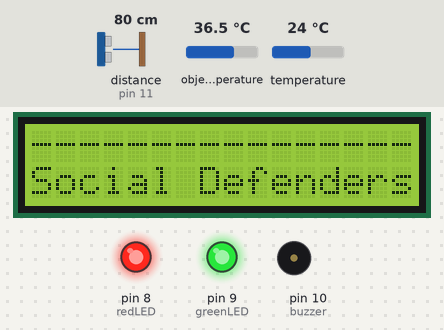
This sketch was run on a simulated Arduino Uno, built with avr-gcc and run on an emulated ATmega328P. Shown: 16×2 character LCD, output pins drawn as LEDs (lit = HIGH), buzzer (waves = sounding). Wiring (inferred from the names in the program): ultrasonic range finder: trigger pin 12; echo pin 11. Inputs (shaded band) come from the test bench; at power-on: distance to the obstacle (sensor on pin 11) 80 cm, object temperature 36.5 °C, temperature 24 °C. The echo pulse lasts 58.3 µs per cm; pins used as bus, display or sensor lines are not drawn; what the sketch prints to the serial monitor is not drawn.

Above: at 3.4 s.
5.6 s: distance to the obstacle (sensor on pin 11) set to 6 cm
7.6 s: distance to the obstacle (sensor on pin 11) set to 3 cm
At 9.4 s:
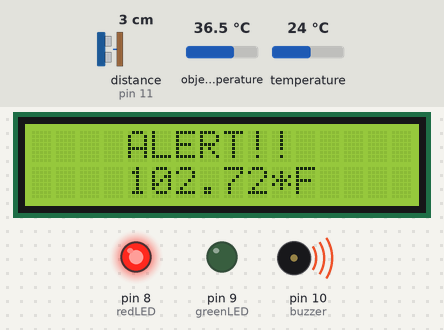
At 16.6 s:
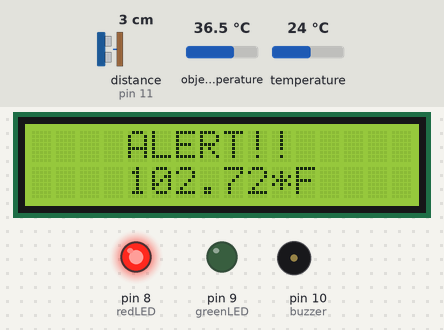
Timing chart, 0 to 29.0 s (numbered marks = the images above; inputs shaded):
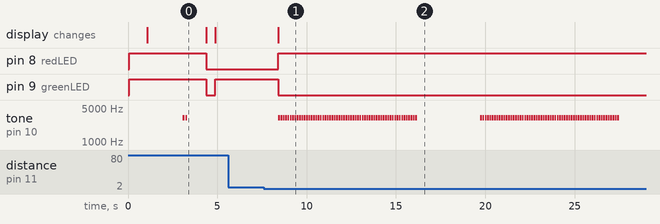

Measured:
- the behaviour switches between 5 and 4 cm on distance to the obstacle (sensor on pin 11) (found by bisection; images 0 and 1)
- after the input at 5.6 s, every drawn part: stays the same
- after the input at 7.6 s, pin 8 (redLED): LOW → HIGH after 0.81 s; pin 9 (greenLED): HIGH → LOW after 0.81 s; tone on pin 10 (buzzer): goes 59 × (3125 Hz 0.10 s, silent 0.03 s), 3125 Hz 0.10 s, silent 3.5 s, 59 × (3125 Hz 0.10 s, silent 0.03 s), 3125 Hz 0.10 s, then silent, starting after 0.82 s; the display: changes after 0.82 s (image 1)
- what the display in image 0 shows lasts 3.3 s, from 1.1 s to 4.4 s

The sketch:

SocialDistancingTemperature.ino
```cpp
#include <Wire.h>
#include <Adafruit_MLX90614.h>
#include <LiquidCrystal.h>
#include<String.h>
#define buzzer 10
#define echo 11
#define trigger 12
#define redLED 8
#define greenLED 9

const int rs = 2, en = 3, d4 = 4, d5 = 5, d6 = 6, d7 = 7;
LiquidCrystal lcd(rs, en, d4, d5, d6, d7);
Adafruit_MLX90614 mlx = Adafruit_MLX90614();

void setup() {
  pinMode(trigger,OUTPUT);
  pinMode(echo,INPUT);
  pinMode(redLED,OUTPUT);
  pinMode(greenLED,OUTPUT);

  lcd.begin(16, 2);
  Serial.begin(9600);

  digitalWrite(redLED,HIGH);
  digitalWrite(greenLED,HIGH);

  lcd.setCursor(0,0);
  lcd.print("  A Project By : ");
  lcd.setCursor(0,1);
  lcd.print("------TEAM------");

  delay(1000);

  lcd.clear();
  lcd.setCursor(0,0);
  lcd.print("----------------");
  lcd.setCursor(0,1);
  lcd.print("Social Defenders");

  delay(2000);

  for(int r=1;r<=2;r++)
  {
    tone(buzzer,3125,100);
    delay(150);
  }

  delay(1000);

  digitalWrite(redLED,LOW);
  digitalWrite(greenLED,LOW);

  mlx.begin();
  lcd.clear();
}
void loop()
{

  long duration,centimeters,in;

  digitalWrite(trigger,HIGH);
  delayMicroseconds(5);
  digitalWrite(trigger,LOW);

  duration=pulseIn(echo,HIGH);
  centimeters=milliSecToCentimeter(duration);

  delay(495);
  if(centimeters <= 3 )
  {
    float temp;
    int length1;
    temp = mlx.readObjectTempF();
    temp += 5;

    lcd.clear();
    lcd.setCursor(0,0);

    //lcd.print("Ambient="); lcd.print(mlx.readAmbientTempC()); lcd.print("*C");
    lcd.print("Body Temperature");


    digitalWrite(redLED,HIGH);
    digitalWrite(greenLED,LOW);
    lcd.setCursor(4,1);

    lcd.print(temp); lcd.print("*F");
    Serial.print(length1);
    //Serial.print(temp);


    if(temp>=99.00 or temp>=99 or temp>=99.0)
    {
      lcd.setCursor(0,0);
      lcd.print("    ALERT!!      ");
      digitalWrite(greenLED,LOW);
      for(int r=1;r<=60;r++)
      {
        tone(buzzer,3125,100);
        delay(130);
      }
    }
    else
    {
      tone(buzzer,3125,250);
    }
    delay(3000);
  }
  else
  {
    digitalWrite(greenLED,HIGH);
    digitalWrite(redLED,LOW);
    lcd.clear();
    lcd.setCursor(0,0);
    lcd.print("Ambient="); lcd.print(mlx.readAmbientTempC()); lcd.print("*C");
    lcd.setCursor(0,1);
    lcd.print("  Not Detected  ");
  }
  Serial.println();
}
long milliSecToCentimeter(long m)
{
  return m/29/2;
}
```
